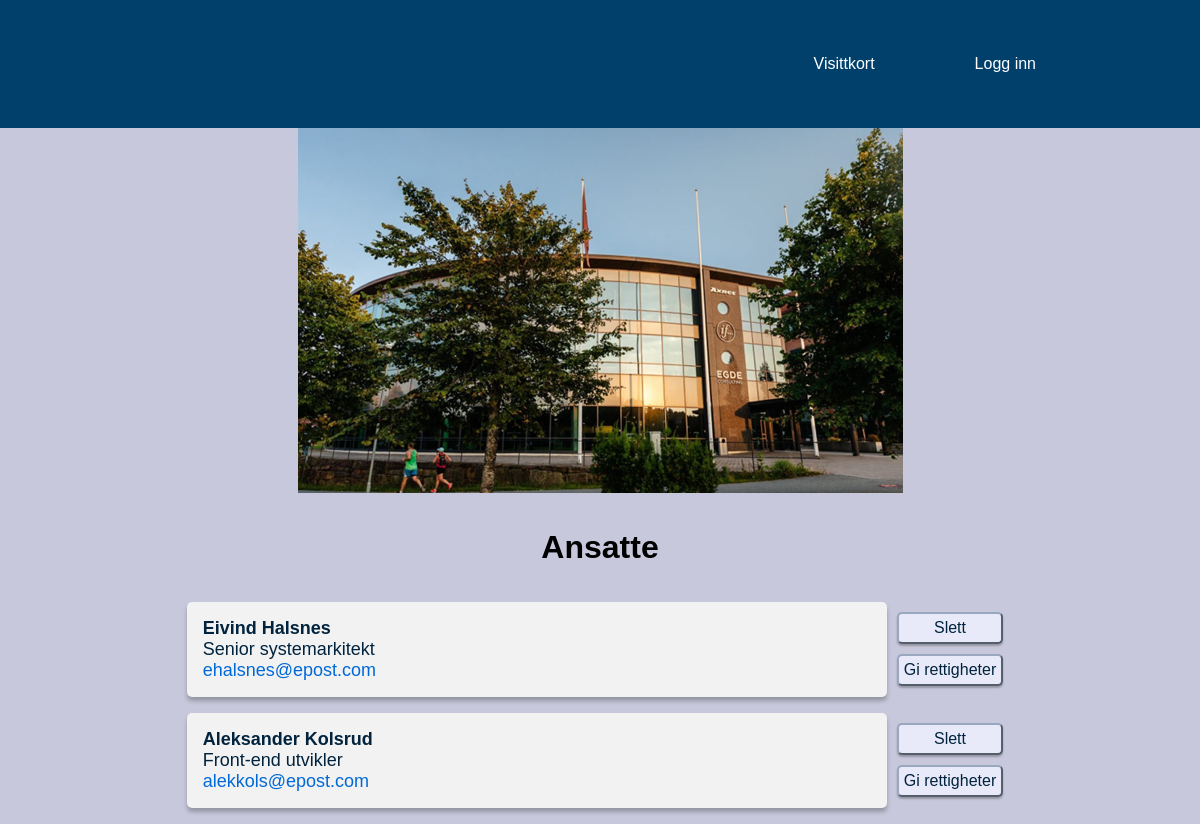
Screenshot of /pages/admin-members.php with the database file from the repository.
### tables this page shows
CREATE TABLE `business_card` (
    `card_id`       int(11)       NOT NULL,
    `user_id`       int(11)       NOT NULL,
    `company_id`    int(11)       NOT NULL,
    `administrator` boolean       NOT NULL DEFAULT false
);

CREATE TABLE `user` (
    `user_id`     int(11)         NOT NULL,
    `first_name`  varchar(64)     NOT NULL,
    `last_name`   varchar(64)     NOT NULL,
    `job_title`   varchar(64)     DEFAULT NULL,
    `email`       varchar(128)    NOT NULL,
    `phone`       varchar(15)     NOT NULL,
    `pass`        varchar(255)    NOT NULL
);

### assets/include/db.inc.php (called while the page is built, shortened)
<?php
    $dsn = "mysql:dbname=" . DB_NAME . ";host=" . DB_HOST;
    try {
        $pdo = new PDO($dsn, DB_USER, DB_PASS);
    } catch (PDOException $e) {
    }
    function get_all_employees($company_id) {
        global $pdo;
        $sql = "SELECT bc.user_id, u.first_name, u.last_name, u.job_title, u.email
            FROM business_card AS bc
            LEFT JOIN user AS u
            ON bc.user_id = u.user_id
            WHERE bc.company_id = ?";
        $query = $pdo->prepare($sql);
        $query->bindParam(1, $company_id, PDO::PARAM_INT);
        try {
            $query->execute();
            $employee_list = $query->fetchAll(PDO::FETCH_ASSOC);
            return $employee_list;
        } catch (PDOException $e) {
            return false;
        }
    }
?>

### pages/admin-members.php (the view, shortened to what this page needs)
<?php
    require_once("../assets/include/header.inc.php");
    require_once("../assets/include/db.inc.php");
    $employees = get_all_employees(1);
?>
<!DOCTYPE html>
<html lang="no">
<head>
    <link rel="stylesheet" href="../assets/styles/styles.css">
</head>
<body>
    <?php banner() ?>
    <main>
        <div class="admin-bilde">
            <img class="admin-bedrift-bilde" src="../Companies/Company1/Egde_Grimstad.png" alt="Bilde av bedriften">
        </div>
        <br>
        <br>
        <h1 class="admin-header">Ansatte</h1>
        <br>
        <br>
        <?php if($employees):?>
            <section class="admin-section">
                <?php foreach ($employees as $employee): ?>
                    <div class="Ansatt-wrapper">
                        <div class="Ansatte">
                            <a class="Ansatt-tekst" href="index.php?user_id=<?=$employee["user_id"]?>">
                                <h4><?= $employee["first_name"]. " ". $employee["last_name"]?></h4>
                                <p><?= $employee ["job_title"]?></p>
                                <p class="ansatt-email"><?= $employee ["email"]?></p>
                            </a>
                        </div>
                        <div class="admin-buttons">
                            <button class="member-delete">Slett</button>
                            <button class="member-make-admin">Gi rettigheter</button>
                        </div>
                    </div>
                <?php endforeach; ?>
            </section>
        <?php else: ?>
            <p>Finnes ingen ansatte i bedriften</p>
        <?php endif ?>
    </main>
</body>
</html>

### assets/include/header.inc.php (shortened to what this page needs)
<?php function banner($user_id = false, $company_id = false) { ?>
    <header>
        <nav class="navbar">
            <ul class="nav-menu">
                <?php
                    if(isset($_SESSION["user"]["logged_in"]) && $_SESSION['user']['logged_in'] == true) { ?>
                    <li class="nav-item"><a href="index.php?user_id=<?=$_SESSION['user']['user_id']?>" class="nav-link">Mitt visittkort</a></li>
                    <li class="nav-item"><a href="my_notes.php" class="nav-link">Mine notater</a></li>
                    <li class="nav-item"><a href="rediger_profil.php" class="nav-link">Rediger profil</a></li>
                    <?php
                    if($company_id) { ?>
                        <li class="nav-item"><a href="company-page.php?company_id=<?=$company_id?>" class="nav-link">Bedrift</a></li>
                    <?php } else { ?>
                        <li class="nav-item"><a href="company-join.php" class="nav-link">Bli med i bedrift</a></li>
                    <?php } ?>
                    <li class="nav-item"><a href="utility/logout.php" class="nav-link">Logg ut</a></li>
                <?php } else { ?>
                    <li class="nav-item"><a href="index.php?user_id=<?=$_SESSION['user']['last_visited']?>" class="nav-link">Visittkort</a></li>
                    <li class="nav-item"><a href="utility/login.php" class="nav-link">Logg inn</a></li>
                <?php } ?>
            </ul>
        </nav>
    </header>
<?php } ?>

### assets/styles/styles.css (style rules this page uses)
* { box-sizing: border-box; margin: 0; padding: 0; }
body { background-color: #C7C8DB; height: 100%; margin: 0; padding: 0; font-family: "Montserrat", sans-serif; }
li .nav-item, a, button { font-weight: 500; font-size: 16px; color: white; text-decoration: none; }
header { display: flex; justify-content: flex-end; align-items: center; padding: 30px 10%; height: 8rem; background-color: #00406b; }
.navbar { min-height: 70px; display: flex; justify-content: space-between; align-items: center; padding: 0 24px; }
.nav-menu { display: flex; justify-content: space-between; align-items: center; gap: 60px; list-style: none; z-index: 1; }
.nav-menu li { display: inline-block; padding: 0px 20px; }
.nav-menu li a { transition: all 0.3s ease 0s; }
* { box-sizing: border-box; }
.notat-boks-wrapper, .Ansatt-wrapper { display: flex; justify-content: center; width: 100%; margin-bottom: 1rem; }
.notat-boks, .Ansatte { padding: 1rem; background-color: #f2f2f2; border-radius: 5px; box-shadow: 0px 4px 4px rgba(0, 0, 0, 0.25); width: 100%; max-width: 700px; }
.admin-bilde { display: flex; position: relative; justify-content: center; }
.admin-bedrift-bilde { max-width: 100%; height: auto; }
.admin-header { display: flex; position: relative; justify-content: center; }
.Ansatt-wrapper { display: flex; position: relative; justify-content: center; }
.admin-section { display: flex; position: relative; flex-flow: column; max-width: 100%; }
.admin-buttons { display: flex; padding: 5px 5px 5px; flex-flow: column; }
.member-delete, .member-make-admin { position: relative; padding: 5px; margin: 5px; background-color: rgb(232, 234, 249); color: #01233D; border-radius: 5px; border-color: #99A8BF; box-shadow: 0px 2px 2px rgba(0, 0, 0, 0.25); }
.Ansatt-tekst { color: #01233D; font-size: large; }
.ansatt-email { color: #0069d9; }

### rows the page displays
business_card: user.first_name "Eivind", user.last_name "Halsnes", user.job_title "Senior systemarkitekt", user.email "ehalsnes@epost.com"
business_card: user.first_name "Aleksander", user.last_name "Kolsrud", user.job_title "Front-end utvikler", user.email "alekkols@epost.com"
